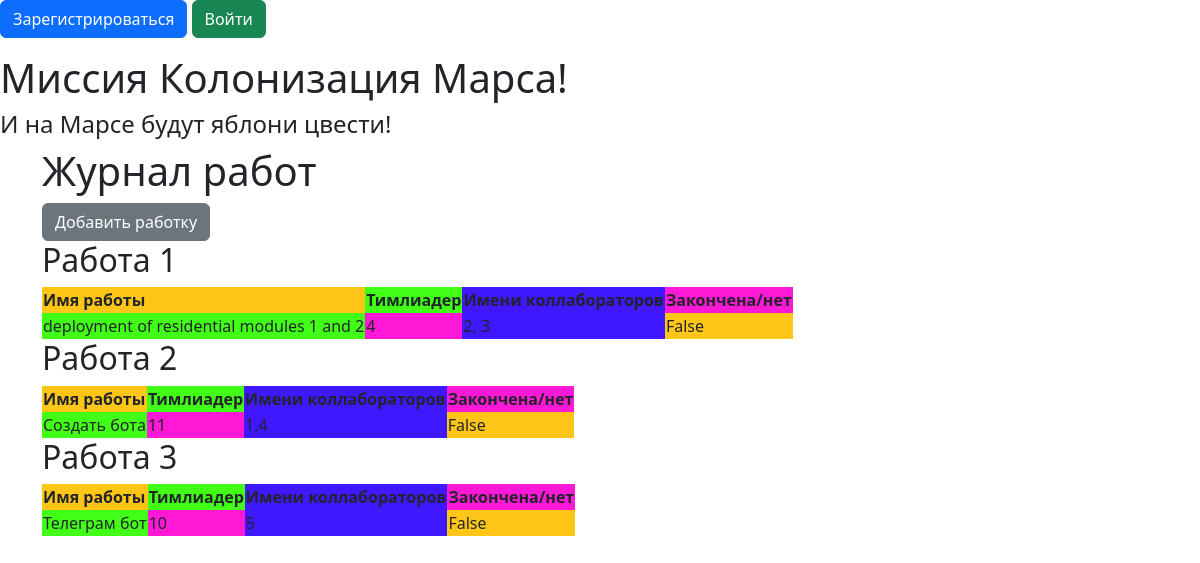
The page / on the database its author committed.
### data/jobs.py (models this page shows)
class Jobs(SqlAlchemyBase):
    __tablename__ = 'jobs'
    id = sqlalchemy.Column(sqlalchemy.Integer,
                           primary_key=True)
    team_leader = sqlalchemy.Column(sqlalchemy.Integer, sqlalchemy.ForeignKey('users.id'))
    job = sqlalchemy.Column(sqlalchemy.String)
    work_size = sqlalchemy.Column(sqlalchemy.Integer)
    collaborators = sqlalchemy.Column(sqlalchemy.String)
    start_date = sqlalchemy.Column(sqlalchemy.DateTime)
    end_date = sqlalchemy.Column(sqlalchemy.DateTime)
    is_finished = sqlalchemy.Column(sqlalchemy.Boolean)
    user = orm.relationship('User')

### main.py (the view)
@app.route('/')
def i():
    db_sess = db_session.create_session()
    news = db_sess.query(Jobs).all()
    return render_template("base2.html", news=news)

### data/db_session.py (called while the page is built)
def create_session() -> Session:
    global __factory
    return __factory()

### templates/base2.html (shortened to what this page needs)
{% extends "base.html" %}
{% block content %}
<h1>Журнал работ</h1><a href="addjob" class="btn btn-secondary">Добавить работку</a>
{% for item in news%}
    <h2>Работа {{loop.index}}</h2>
    <table>
        <tr>
            <th style="background: #FFC618">Имя работы</th>
            <th style="background: #42FF18">Тимлиадер</th>
            <th style="background: #4018FF">Имени коллабораторов</th>
            <th style="background: #FF18D5">Закончена/нет</th>
        </tr>
        <tr>
            <td style="background: #42FF18">{{item.job}}</td>
            <td style="background: #FF18D5">{{item.team_leader}}</td>
            <td style="background: #4018FF">{{item.collaborators}}</td>
            <td style="background: #FFC618; ">{{item.is_finished}}</td>
        </tr>
    </table>
{% endfor %}
{% endblock %}

### rows shown on the page
Jobs: job "deployment of residential modules 1 and 2", team_leader "4", collaborators "2, 3", is_finished "False"
Jobs: job "Создать бота", team_leader "11", collaborators "1,4", is_finished "False"
Jobs: job "Телеграм бот", team_leader "10", collaborators "5", is_finished "False"
